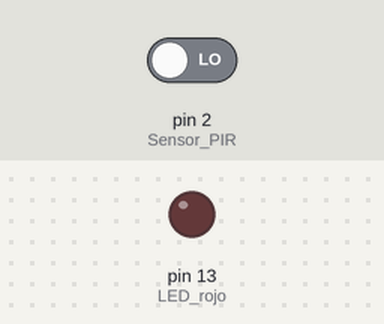
Simulated run of this sketch. Board: Arduino Uno, built with avr-gcc and run on an emulated ATmega328P. Parts: output pins drawn as LEDs (lit = HIGH). The test bench sets the inputs (shaded band); at power-on: pin 2 (Sensor_PIR) LOW.

Above: at 1.2 s.
1.3 s: pin 2 (Sensor_PIR) driven HIGH
At 1.8 s:
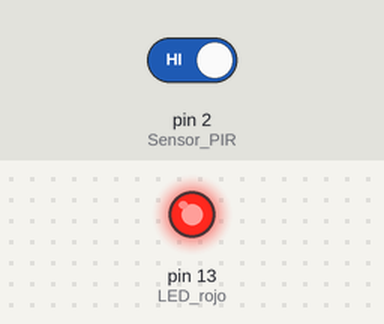
2.8 s: pin 2 (Sensor_PIR) driven LOW
At 4.2 s:
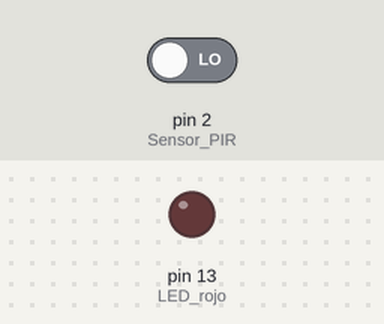
Timing chart, 0 to 5.8 s (numbered marks = the images above; inputs shaded):
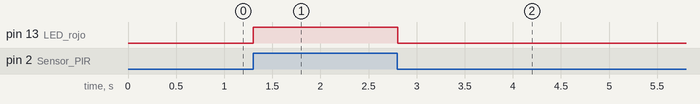

The sketch:

PIR.ino
```cpp
// C++ code
//

int estadoPIR;

void setup()
{
  pinMode(13,OUTPUT); // LED rojo
  pinMode(2,INPUT); // Sensor PIR
}

void loop()
{
  estadoPIR = digitalRead(2);
  if (estadoPIR == HIGH){
    	digitalWrite(13, HIGH);
  	}else{
    	digitalWrite(13, LOW);
  	}
  delay(10);
}
```

Measured:
- after the input at 1.3 s, pin 13 (LED_rojo): LOW → HIGH at once
- after the input at 2.8 s, pin 13 (LED_rojo): HIGH → LOW at once
